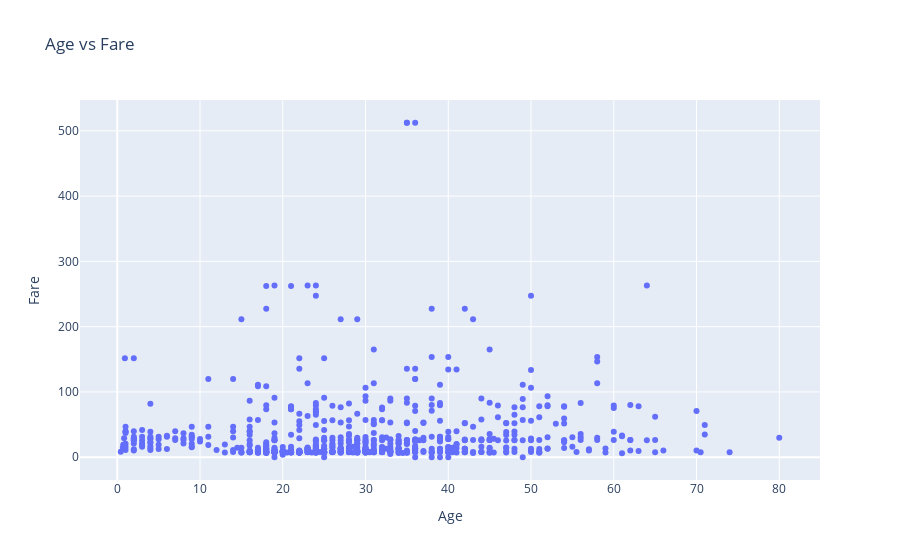

Notebook cell for this chart:
### Code cell
fig = go.Figure([go.Scatter(x=df.Age, y=df.Fare, mode='markers')], layout=go.Layout(title='Age vs Fare'))
fig.update_xaxes(title_text='Age')
fig.update_yaxes(title_text='Fare')
fig.show()

### Figure 1 — Plotly figure (JSON) as saved in the notebook; plotly's stock layout.template omitted (floating-point values rounded to 4 significant figures; data arrays with more than 128 entries replaced by an {"elided": "..."} marker saying what was removed)
{"data": [{"mode": "markers", "type": "scatter", "x": {"elided": "891 float values"}, "y": {"elided": "891 float values"}}], "layout": {"title": {"text": "Age vs Fare"}, "xaxis": {"title": {"text": "Age"}}, "yaxis": {"title": {"text": "Fare"}}}}
